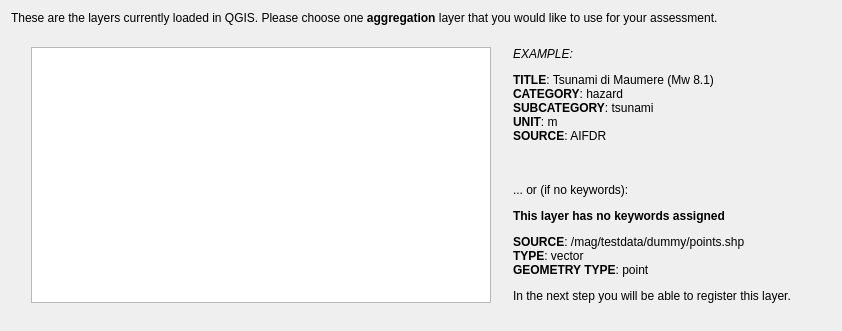
     <widget class="QWidget" name="pgF18AggLayerTOC">
      <layout class="QVBoxLayout" name="verticalLayout_22">
       <item>
        <widget class="QLabel" name="lblSelectAggregationLayer">
         <property name="styleSheet">
          <string notr="true">font: 11pt &quot;Ubuntu&quot;;</string>
         </property>
         <property name="text">
          <string>These are the layers currently loaded in QGIS. Please choose one &lt;b&gt;aggregation&lt;/b&gt; layer that you would like to use for your assessment.</string>
         </property>
         <property name="alignment">
          <set>Qt::AlignLeading|Qt::AlignLeft|Qt::AlignTop</set>
         </property>
         <property name="wordWrap">
          <bool>true</bool>
         </property>
        </widget>
       </item>
       <item>
        <spacer name="verticalSpacer_44">
         <property name="orientation">
          <enum>Qt::Vertical</enum>
         </property>
         <property name="sizeType">
          <enum>QSizePolicy::Fixed</enum>
         </property>
         <property name="sizeHint" stdset="0">
          <size>
           <width>20</width>
           <height>16</height>
          </size>
         </property>
        </spacer>
       </item>
       <item>
        <layout class="QGridLayout" name="gridLayout_20">
         <item row="0" column="0">
          <spacer name="horizontalSpacer_48">
           <property name="orientation">
            <enum>Qt::Horizontal</enum>
           </property>
           <property name="sizeType">
            <enum>QSizePolicy::Fixed</enum>
           </property>
           <property name="sizeHint" stdset="0">
            <size>
             <width>20</width>
             <height>20</height>
            </size>
           </property>
          </spacer>
         </item>
         <item row="0" column="1">
          <widget class="QListWidget" name="lstCanvasAggLayers">
           <property name="enabled">
            <bool>true</bool>
           </property>
           <property name="sizePolicy">
            <sizepolicy hsizetype="Expanding" vsizetype="Expanding">
             <horstretch>0</horstretch>
             <verstretch>0</verstretch>
            </sizepolicy>
           </property>
           <property name="minimumSize">
            <size>
             <width>460</width>
             <height>100</height>
            </size>
           </property>
           <property name="maximumSize">
            <size>
             <width>460</width>
             <height>16777215</height>
            </size>
           </property>
          </widget>
         </item>
         <item row="0" column="2">
          <spacer name="horizontalSpacer_49">
           <property name="orientation">
            <enum>Qt::Horizontal</enum>
           </property>
           <property name="sizeType">
            <enum>QSizePolicy::Fixed</enum>
           </property>
           <property name="sizeHint" stdset="0">
            <size>
             <width>16</width>
             <height>20</height>
            </size>
           </property>
          </spacer>
         </item>
         <item row="0" column="3">
          <widget class="QLabel" name="lblDescribeCanvasAggLayer">
           <property name="text">
            <string notr="true">&lt;html&gt;&lt;head/&gt;&lt;body&gt;&lt;p&gt;&lt;i&gt;EXAMPLE:&lt;/i&gt;&lt;/p&gt;&lt;p&gt;&lt;span style=&quot; font-weight:600;&quot;&gt;TITLE&lt;/span&gt;: Tsunami di Maumere (Mw 8.1)&lt;br/&gt;&lt;span style=&quot; font-weight:600;&quot;&gt;CATEGORY&lt;/span&gt;: hazard&lt;br/&gt;&lt;span style=&quot; font-weight:600;&quot;&gt;SUBCATEGORY&lt;/span&gt;: tsunami&lt;br/&gt;&lt;span style=&quot; font-weight:600;&quot;&gt;UNIT&lt;/span&gt;: m&lt;br/&gt;&lt;span style=&quot; font-weight:600;&quot;&gt;SOURCE&lt;/span&gt;: AIFDR &lt;br/&gt;&lt;br/&gt;&lt;/p&gt;&lt;p&gt;... or (if no keywords):&lt;/p&gt;&lt;p&gt;&lt;span style=&quot; font-weight:600;&quot;&gt;This layer has no keywords assigned&lt;/span&gt;&lt;/p&gt;&lt;p&gt;&lt;span style=&quot; font-weight:600;&quot;&gt;SOURCE&lt;/span&gt;: /mag/testdata/dummy/points.shp&lt;br/&gt;&lt;span style=&quot; font-weight:600;&quot;&gt;TYPE&lt;/span&gt;: vector&lt;br/&gt;&lt;span style=&quot; font-weight:600;&quot;&gt;GEOMETRY TYPE&lt;/span&gt;: point&lt;/p&gt;&lt;p&gt;In the next step you will be able to register this layer.&lt;/p&gt;&lt;/body&gt;&lt;/html&gt;</string>
           </property>
           <property name="alignment">
            <set>Qt::AlignLeading|Qt::AlignLeft|Qt::AlignTop</set>
           </property>
           <property name="wordWrap">
            <bool>true</bool>
           </property>
          </widget>
         </item>
         <item row="0" column="4">
          <spacer name="horizontalSpacer_50">
           <property name="orientation">
            <enum>Qt::Horizontal</enum>
           </property>
           <property name="sizeType">
            <enum>QSizePolicy::Fixed</enum>
           </property>
           <property name="sizeHint" stdset="0">
            <size>
             <width>40</width>
             <height>20</height>
            </size>
           </property>
          </spacer>
         </item>
        </layout>
       </item>
       <item>
        <spacer name="verticalSpacer_47">
         <property name="orientation">
          <enum>Qt::Vertical</enum>
         </property>
         <property name="sizeType">
          <enum>QSizePolicy::Fixed</enum>
         </property>
         <property name="sizeHint" stdset="0">
          <size>
           <width>20</width>
           <height>17</height>
          </size>
         </property>
        </spacer>
       </item>
      </layout>
     </widget>
